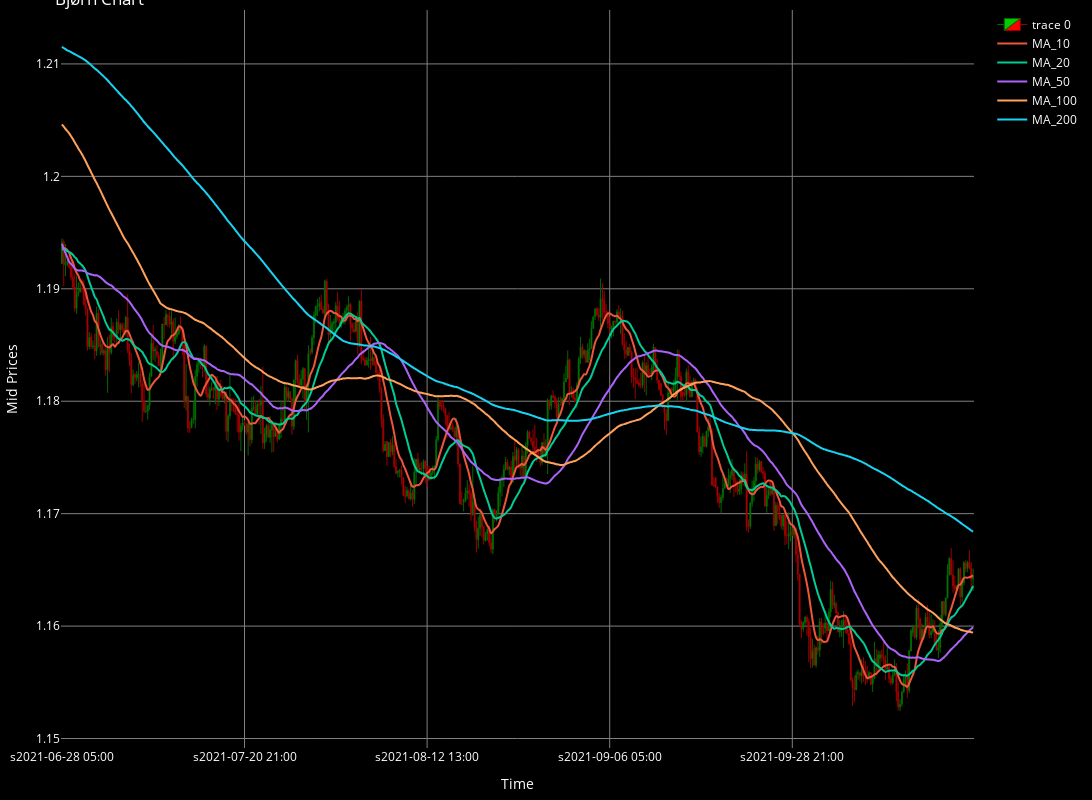

The notebook cell saved with this chart:
### Code cell
cp.show_plot(line_traces=traces)

### Figure 1 — Plotly figure (JSON) as saved in the notebook; plotly's stock layout.template omitted (floating-point values rounded to 4 significant figures; data arrays with more than 128 entries replaced by an {"elided": "..."} marker saying what was removed)
{"data": [{"close": {"elided": "500 float values"}, "decreasing": {"fillcolor": "#ff0000", "line": {"color": "#990000"}}, "high": {"elided": "500 float values"}, "increasing": {"fillcolor": "#00cc00", "line": {"color": "#006600"}}, "line": {"width": 1}, "low": {"elided": "500 float values"}, "opacity": 1, "open": {"elided": "500 float values"}, "type": "candlestick", "x": {"elided": "500 str values"}}, {"line": {"shape": "spline", "width": 2}, "name": "MA_10", "type": "scatter", "x": {"elided": "500 str values"}, "y": {"elided": "500 float values"}}, {"line": {"shape": "spline", "width": 2}, "name": "MA_20", "type": "scatter", "x": {"elided": "500 str values"}, "y": {"elided": "500 float values"}}, {"line": {"shape": "spline", "width": 2}, "name": "MA_50", "type": "scatter", "x": {"elided": "500 str values"}, "y": {"elided": "500 float values"}}, {"line": {"shape": "spline", "width": 2}, "name": "MA_100", "type": "scatter", "x": {"elided": "500 str values"}, "y": {"elided": "500 float values"}}, {"line": {"shape": "spline", "width": 2}, "name": "MA_200", "type": "scatter", "x": {"elided": "500 str values"}, "y": {"elided": "500 float values"}}], "layout": {"font": {"color": "white", "size": 12}, "height": 800, "margin": {"b": 10, "l": 10, "r": 10, "t": 10}, "paper_bgcolor": "black", "plot_bgcolor": "black", "title": {"text": "Bjørn Chart"}, "width": 1500, "xaxis": {"gridcolor": "gray", "nticks": 5, "rangeslider": {"visible": false}, "title": {"text": "Time"}}, "yaxis": {"gridcolor": "gray", "title": {"text": "Mid Prices"}}}}
